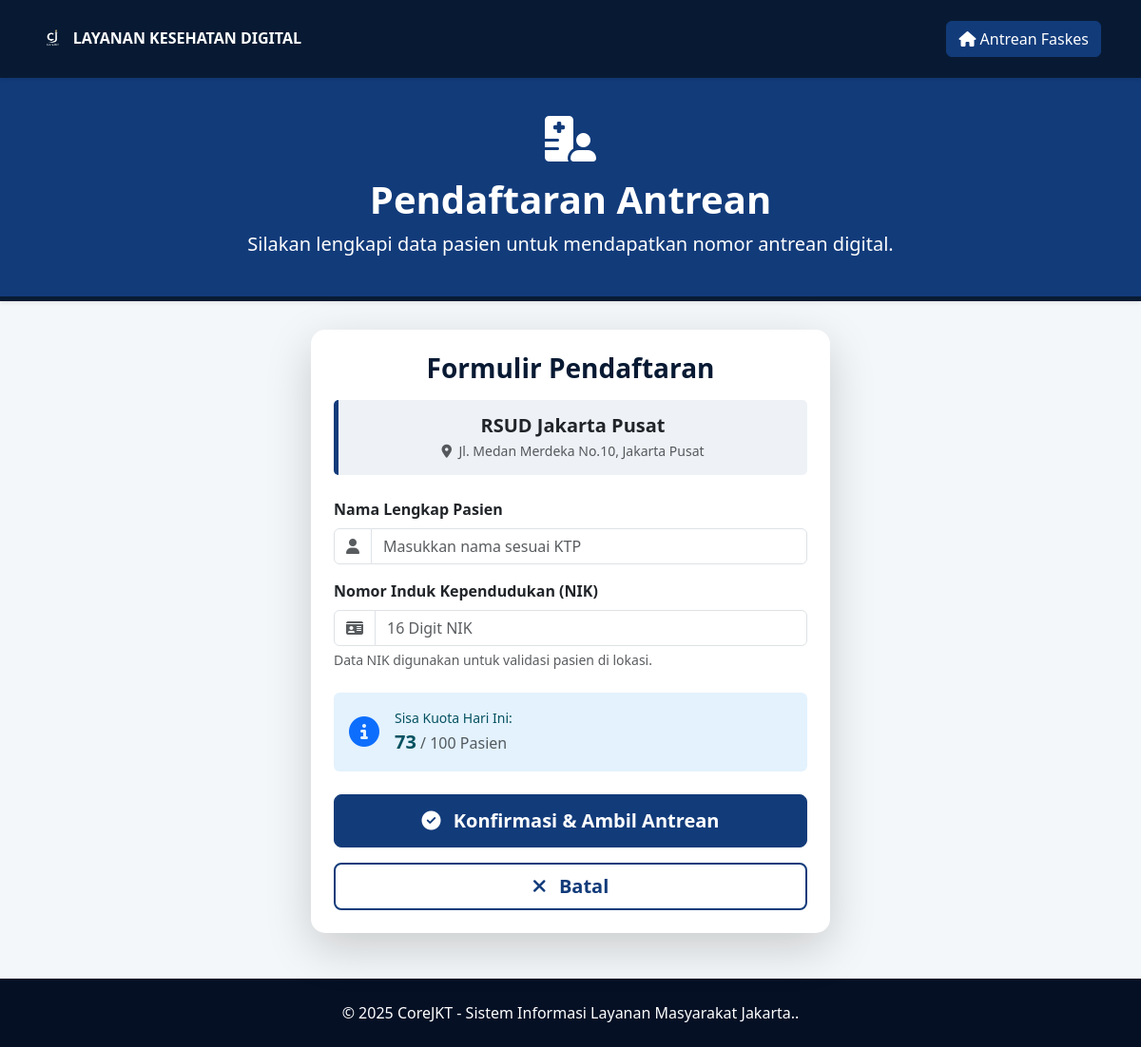
The app's page /ambil_antrean.php?faskes_id=1 with its own data.
### tables this page shows
CREATE TABLE `faskes` (
  `id` int(11) NOT NULL,
  `nama` varchar(100) NOT NULL,
  `alamat` varchar(255) NOT NULL,
  `jam_buka` time DEFAULT NULL,
  `jam_tutup` time DEFAULT NULL,
  `kategori` varchar(50) DEFAULT NULL,
  `kuota_harian` int(11) DEFAULT 50,
  `antrean_saat_ini` int(11) DEFAULT 0
);

### ambil_antrean.php (the view, shortened to what this page needs)
<?php
require_once __DIR__ . "/config.php";
$faskes = null;
$faskes_id = isset($_GET['faskes_id']) ? (int) $_GET['faskes_id'] : 0;
if ($faskes_id > 0) {
    $stmt = $pdo->prepare("SELECT * FROM faskes WHERE id = ?");
    $stmt->execute([$faskes_id]);
    $faskes = $stmt->fetch(PDO::FETCH_ASSOC);
}
?>
<!DOCTYPE html>
<html lang="id">
<head>
    <link href="https://cdn.jsdelivr.net/npm/bootstrap@5.3.3/dist/css/bootstrap.min.css" rel="stylesheet">
    <link href="https://cdnjs.cloudflare.com/ajax/libs/font-awesome/6.5.2/css/all.min.css" rel="stylesheet">
    <link rel="stylesheet" href="css/style.css" />
</head>
<body>
    <nav class="navbar navbar-expand-lg navbar-dark shadow-sm py-3" style="background-color: var(--blue-dark);">
        <div class="container">
            <a class="navbar-brand d-flex align-items-center" href="dashboard.php">
                <img src="assets/Logo1.png" alt="Logo CoreJKT" class="me-2" style="height: 40px;">
                <span class="brand-text">LAYANAN KESEHATAN DIGITAL</span>
            </a>
            <div class="d-flex align-items-center">
                <a href="antrean_faskes.php" class="btn btn-success-custom"><i class="fas fa-home"></i> Antrean Faskes</a>
            </div>
        </div>
    </nav>
    <div class="page-header text-center shadow-sm">
        <div class="container">
            <i class="fas fa-hospital-user fa-3x mb-3"></i>
            <h1 class="fw-bold">Pendaftaran Antrean</h1>
            <p class="lead mb-0">Silakan lengkapi data pasien untuk mendapatkan nomor antrean digital.</p>
        </div>
    </div>
    <div class="container pb-5">
        <div class="row justify-content-center">
            <div class="col-md-8 col-lg-6">
                <?php if ($faskes): ?>
                    <div class="card antrean-form-card shadow-lg p-4">
                        <div class="text-center mb-4">
                            <h3 class="fw-bold" style="color: var(--blue-dark);">Formulir Pendaftaran</h3>
                            <div class="faskes-info-box mt-3">
                                <h5 class="mb-1 fw-bold"><?php echo $faskes['nama']; ?></h5>
                                <p class="small text-muted mb-0"><i class="fas fa-map-marker-alt me-1"></i> <?php echo $faskes['alamat']; ?></p>
                            </div>
                        </div>
                        <form method="POST">
                            <div class="mb-3">
                                <label for="nama_pasien" class="form-label fw-bold">Nama Lengkap Pasien</label>
                                <div class="input-group">
                                    <span class="input-group-text bg-white"><i class="fas fa-user text-muted"></i></span>
                                    <input type="text" class="form-control" id="nama_pasien" name="nama_pasien" placeholder="Masukkan nama sesuai KTP" required>
                                </div>
                            </div>
                            <div class="mb-4">
                                <label for="nik" class="form-label fw-bold">Nomor Induk Kependudukan (NIK)</label>
                                <div class="input-group">
                                    <span class="input-group-text bg-white"><i class="fas fa-id-card text-muted"></i></span>
                                    <input type="text" class="form-control" id="nik" name="nik" placeholder="16 Digit NIK" required maxlength="16">
                                </div>
                                <div id="nikHelp" class="form-text">Data NIK digunakan untuk validasi pasien di lokasi.</div>
                            </div>
                            <div class="alert alert-info border-0 d-flex align-items-center mb-4" style="background-color: #e3f2fd;">
                                <i class="fas fa-info-circle fa-2x me-3 text-primary"></i>
                                <div>
                                    <small class="d-block">Sisa Kuota Hari Ini:</small>
                                    <strong class="fs-5"><?php echo $faskes['kuota_harian'] - $faskes['antrean_saat_ini']; ?></strong>
                                    <span class="text-muted">/ <?php echo $faskes['kuota_harian']; ?> Pasien</span>
                                </div>
                            </div>
                            <div class="d-grid gap-2">
                                <button type="submit" name="daftar_antrean" class="btn btn-submit btn-lg">
                                    <i class="fas fa-check-circle me-2"></i> Konfirmasi & Ambil Antrean
                                </button>
                                <a href="antrean_faskes.php" class="btn btn-back btn-lg mt-2">
                                    <i class="fas fa-times me-2"></i> Batal
                                </a>
                            </div>
                        </form>
                    </div>
                <?php else: ?>
                    <div class="text-center mt-5">
                        <a href="antrean_faskes.php" class="btn btn-primary px-4 py-2">Kembali ke Daftar Faskes</a>
                    </div>
                <?php endif; ?>
            </div>
        </div>
    </div>
    <footer class="text-white py-4" style="background-color: #051025 !important;">
        <div class="container text-center">
            &copy; 2025 CoreJKT - Sistem Informasi Layanan Masyarakat Jakarta..
        </div>
    </footer>
</body>
</html>

### css/style.css (style rules this page uses)
:root { --blue-dark: #081a33; --blue-soft: #123b7a; --glass: rgba(255, 255, 255, 0.15); --text-color-light: #ffffff; --text-color-dark: #343a40; --hero-overlay-color: rgba(8, 26, 51, 0.75); }
body { margin: 0; padding-top: 0 !important; font-family: "Segoe UI", sans-serif; background-color: #f8f9fa; }
.navbar-dark { background-color: var(--blue-dark) !important; }
.navbar-brand .brand-text { font-weight: 600; color: var(--text-color-light); font-size: 1rem; }
.btn-success-custom { background-color: var(--blue-soft); border-color: var(--blue-soft); color: var(--text-color-light) !important; font-weight: 500; }
footer { background-color: #051025 !important; color: var(--text-color-light); }
.brand-text { line-height: 1.2; font-size: 0.85rem; }

### ambil_antrean.php (style rules this page uses)
body { background-color: #f4f7f9; }
.page-header { background-color: var(--blue-soft); color: white; padding: 40px 0; margin-bottom: 30px; border-bottom: 5px solid var(--blue-dark); }
.antrean-form-card { max-width: 600px; margin: 0 auto; border: none; border-radius: 15px; }
.btn-submit { background-color: var(--blue-soft); border-color: var(--blue-soft); color: white !important; font-weight: 600; padding: 12px; transition: 0.3s; }
.btn-back { background-color: transparent; border: 2px solid var(--blue-soft); color: var(--blue-soft) !important; font-weight: 600; }
.faskes-info-box { background-color: #eef2f7; border-left: 5px solid var(--blue-soft); padding: 15px; border-radius: 5px; }

### records on screen
faskes: nama "RSUD Jakarta Pusat", alamat "Jl. Medan Merdeka No.10, Jakarta Pusat", $faskes['kuota_harian'] - $faskes['antrean_saat_ini'] "73", kuota_harian "100"
